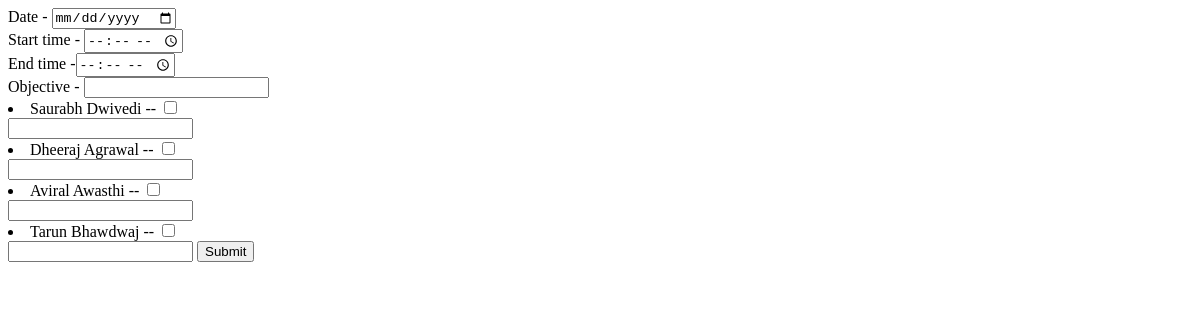
Page /logbook/add/ on the earlier database version.
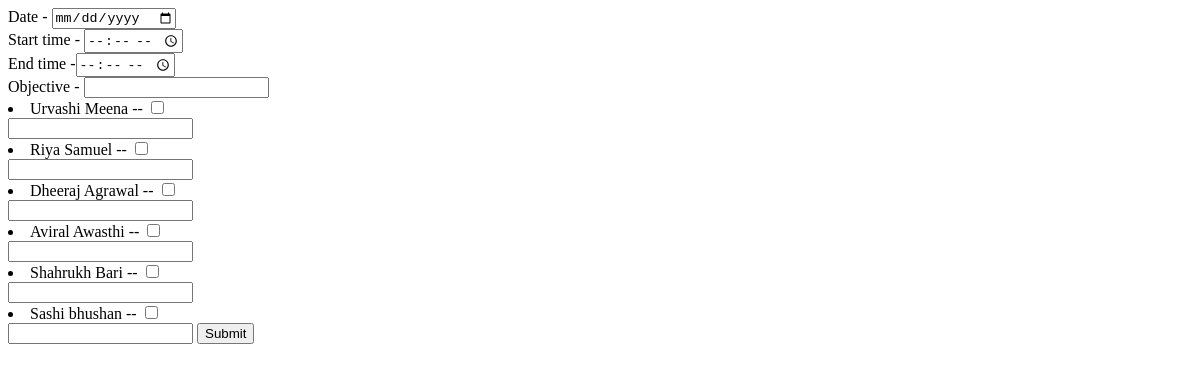
Same page on the later database version.
### logbook_2/models.py (models this page shows)
class Students(models.Model):
    name = models.CharField(max_length=100)
    id = models.IntegerField(primary_key=True)

### logbook_2/views.py (the view)
def new_entry(request):
    if(request.method == "POST"):
        dt= request.POST['dt']
        st = request.POST['st']
        et = request.POST['et']
        objjective = request.POST['obj']
        entry = MeetingDetails(date=dt,start_time=st,end_time=et,today_objective=objjective)
        entry.save()
        st = Students.objects.all()
        for s in st:
            idq = str(s.id)
            if(request.POST.get(idq,"Not present") == "on"):
                sq = "ob"+idq
                ob = request.POST[sq]
                student=StudDetails(name=s,objective=ob,present=True,date=dt)
                student.save()
            else:
                student = StudDetails(name=s, objective="Not present", present=False, date=dt)
                student.save()
        return HttpResponseRedirect("/logbook/")
    else:
        students = Students.objects.all()
        return render(request,'logbook_2/add.html',{'students':students})

### logbook_2/templates/logbook_2/add.html (shortened to what this page needs)
<!DOCTYPE html>
<html lang="en">
<head>
</head>
<body>
<form action="{% url 'new_entry' %}" method="POST">{% csrf_token %}
   Date - <input type="date" name="dt"> <br>
   Start time - <input type="time" name = "st" > <br>
    End time -<input type="time" name = "et" > <br>
    Objective - <input type="text" name ="obj"> <br>
     {% for stud in students%}
    <li>{{  stud.name  }} --
        <input type="checkbox" name={{ stud.id }}> </li>
         <input type="text" name= "ob{{stud.id  }}">
    {%  endfor %}
<input type="submit">
</form>
</body>
</html>

Differences in the rows shown:
removed Students: name "Saurabh Dwivedi"
removed Students: name "Tarun Bhawdwaj"
added Students: name "Urvashi Meena"
added Students: name "Riya Samuel"
added Students: name "Shahrukh Bari"
added Students: name "Sashi bhushan"
